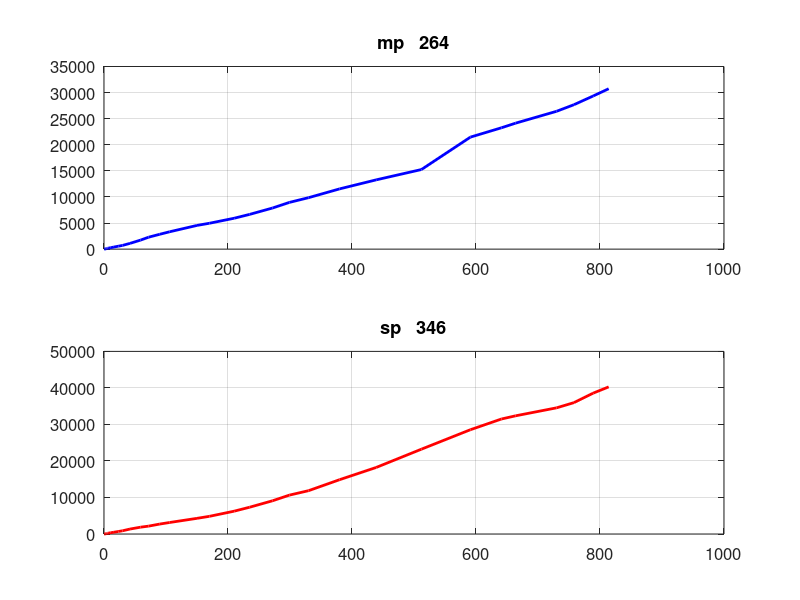
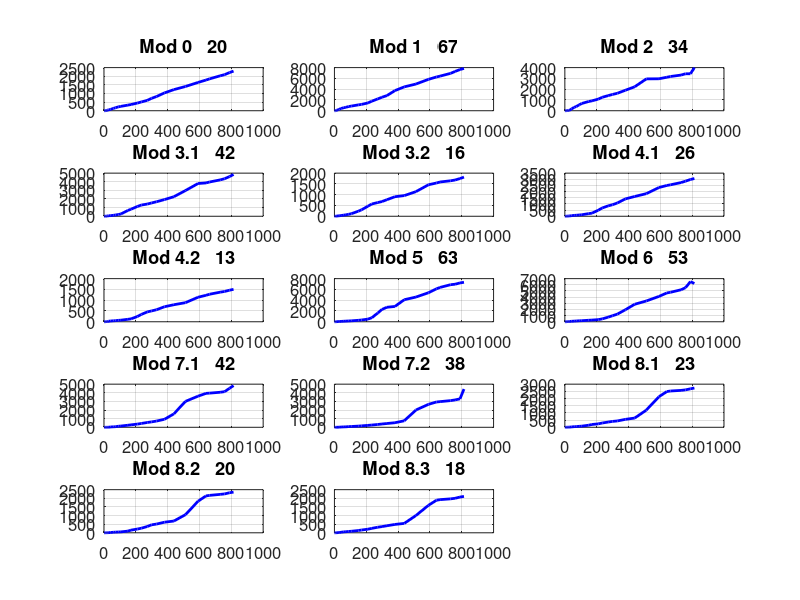

Recreate these plots in MATLAB, in order.
% Zweb.m

clear all
close all
clc

t(1) = datenum(2018,2,9); mp(1) = 13567; sp(1) = 13063;
s02(1) = 10000; s10(1) = 10000; s20(1) = 10000; s31(1) = 10000;s32(1) = 10000;
s41(1) = 10000; s42(1) = 10000; s50(1) = 10000; s60(1) = 10000;s71(1) = 10000;
s72(1) = 10000; s81(1) = 10000; s82(1) = 10000; s83(1) = 10000;

c = 2; t(c) = datenum(2018,2,10); mp(c) = 13567; sp(c) = 13063;
s02(c) = 10000; s10(c) = 10000; s20(c) = 10000; s31(c) = 10000;s32(c) = 10000;
s41(c) = 10000; s42(c) = 10000; s50(c) = 10000; s60(c) = 10000;s71(c) = 10000;
s72(c) = 10000; s81(c) = 10000; s82(c) = 10000; s83(c) = 10000;

c = 3; t(c) = datenum(2018,2,11); mp(c) = 13600; sp(c) = 13080;
s02(c) = 10000; s10(c) = 10000; s20(c) = 10000; s31(c) = 10000;s32(c) = 10000;
s41(c) = 10000; s42(c) = 10000; s50(c) = 10000; s60(c) = 10000;s71(c) = 10000;
s72(c) = 10000; s81(c) = 10000; s82(c) = 10000; s83(c) = 10000;

c = 4; t(c) = datenum(2018,2,12); mp(c) = 13614; sp(c) = 13111;
s02(c) = 10000; s10(c) = 10000; s20(c) = 10000; s31(c) = 10000;s32(c) = 10000;
s41(c) = 10000; s42(c) = 10000; s50(c) = 10000; s60(c) = 10000;s71(c) = 10000;
s72(c) = 10000; s81(c) = 10000; s82(c) = 10000; s83(c) = 10000;

c = 5; t(c) = datenum(2018,2,13); mp(c) = 13660; sp(c) = 13178;
s02(c) = 10000; s10(c) = 10000; s20(c) = 10000; s31(c) = 10000;s32(c) = 10000;
s41(c) = 10000; s42(c) = 10000; s50(c) = 10000; s60(c) = 10000;s71(c) = 10000;
s72(c) = 10000; s81(c) = 10000; s82(c) = 10000; s83(c) = 10000;


c = 6; t(c) = datenum(2018,2,14); mp(c) = 13683; sp(c) = 13212;
s02(c) = 10000; s10(c) = 10000; s20(c) = 10000; s31(c) = 10000;s32(c) = 10000;
s41(c) = 10000; s42(c) = 10000; s50(c) = 10000; s60(c) = 10000;s71(c) = 10000;
s72(c) = 10000; s81(c) = 10000; s82(c) = 10000; s83(c) = 10000;

c = 7; t(c) = datenum(2018,2,15); mp(c) = 13731; sp(c) = 13272;
s02(c) = 10000; s10(c) = 10000; s20(c) = 10000; s31(c) = 10000;s32(c) = 10000;
s41(c) = 10000; s42(c) = 10000; s50(c) = 10000; s60(c) = 10000;s71(c) = 10000;
s72(c) = 10000; s81(c) = 10000; s82(c) = 10000; s83(c) = 10000;

c = 8; t(c) = datenum(2018,2,17); mp(c) = 13783; sp(c) = 13333;
s02(c) = 10001; s10(c) = 10001; s20(c) = 10001; s31(c) = 10001;s32(c) = 10001;
s41(c) = 10001; s42(c) = 10001; s50(c) = 10001; s60(c) = 10001;s71(c) = 10001;
s72(c) = 10001; s81(c) = 10001; s82(c) = 10001; s83(c) = 10001;

c = 9; t(c) = datenum(2018,2,20); mp(c) = 13840; sp(c) = 13410;
s02(c) = 10007; s10(c) = 10043; s20(c) = 10008; s31(c) = 10006;s32(c) = 10006;
s41(c) = 10005; s42(c) = 10004; s50(c) = 10005; s60(c) = 10014;s71(c) = 10002;
s72(c) = 10003; s81(c) = 10005; s82(c) = 10003; s83(c) = 10004;

c = 10; t(c) = datenum(2018,2,25); mp(c) = 13965; sp(c) = 13551;
s02(c) = 10019; s10(c) = 10109; s20(c) = 10018; s31(c) = 10021;s32(c) = 10012;
s41(c) = 10012; s42(c) = 10008; s50(c) = 10020; s60(c) = 10026;s71(c) = 10003;
s72(c) = 10005; s81(c) = 10006; s82(c) = 10004; s83(c) = 10005;

c = 11; t(c) = datenum(2018,3,4); mp(c) = 14121; sp(c) = 13744;
s02(c) = 10034; s10(c) = 10184; s20(c) = 10039; s31(c) = 10030;s32(c) = 10016;
s41(c) = 10021; s42(c) = 10012; s50(c) = 10033; s60(c) = 10036;s71(c) = 10004;
s72(c) = 10009; s81(c) = 10007; s82(c) = 10005; s83(c) = 10010;

c = 12; t(c) = datenum(2018,3,11); mp(c) = 14279; sp(c) = 13950;
s02(c) = 10055; s10(c) = 10276; s20(c) = 10039; s31(c) = 10065;s32(c) = 10022;
s41(c) = 10025; s42(c) = 10027; s50(c) = 10046; s60(c) = 10057;s71(c) = 10010;
s72(c) = 10012; s81(c) = 10012; s82(c) = 10009; s83(c) = 10015;

c = 13; t(c) = datenum(2018,3,23); mp(c) = 14669; sp(c) = 14421;
s02(c) = 10079; s10(c) = 10420; s20(c) = 10167; s31(c) = 10070;s32(c) = 10032;
s41(c) = 10048; s42(c) = 10036; s50(c) = 10071; s60(c) = 10080;s71(c) = 10040;
s72(c) = 10032; s81(c) = 10026; s82(c) = 10018; s83(c) = 10032;

c = 14; t(c) = datenum(2018,4,09); mp(c) = 15294; sp(c) = 14933;
s02(c) = 10137; s10(c) = 10563; s20(c) = 10322; s31(c) = 10110;s32(c) = 10054;
s41(c) = 10072; s42(c) = 10046; s50(c) = 10103; s60(c) = 10107;s71(c) = 10056;
s72(c) = 10048; s81(c) = 10044; s82(c) = 10032; s83(c) = 10056;

c = 15; t(c) = datenum(2018,4,22); mp(c) = 15852; sp(c) = 15221;
s02(c) = 10172; s10(c) = 10641; s20(c) = 10390; s31(c) = 10146;s32(c) = 10066;
s41(c) = 10082; s42(c) = 10051; s50(c) = 10123; s60(c) = 10128;s71(c) = 10066;
s72(c) = 10052; s81(c) = 10048; s82(c) = 10039; s83(c) = 10061;

c = 16; t(c) = datenum(2018,5,10); mp(c) = 16413; sp(c) = 15789;
s02(c) = 10226; s10(c) = 10783; s20(c) = 10549; s31(c) = 10202; s32(c) = 10093;
s41(c) = 10103; s42(c) = 10067; s50(c) = 10152; s60(c) = 10162; s71(c) = 10122;
s72(c) = 10082; s81(c) = 10069; s82(c) = 10047; s83(c) = 10081;

c = 17; t(c) = datenum(2018,5,26); mp(c) = 16893; sp(c) = 16217;
s02(c) = 10254; s10(c) = 10862; s20(c) = 10673; s31(c) = 10265; s32(c) = 10117;
s41(c) = 10121; s42(c) = 10074; s50(c) = 10174; s60(c) = 10173; s71(c) = 10144;
s72(c) = 10092; s81(c) = 10079; s82(c) = 10053; s83(c) = 10089;

c = c+1; t(c) = datenum(2018,7,9); mp(c) = 18108; sp(c) = 17352;
s02(c) = 10326; s10(c) = 11085; s20(c) = 10858; s31(c) = 10672; s32(c) = 10234;
s41(c) = 10215; s42(c) = 10115; s50(c) = 10271; s60(c) = 10248; s71(c) = 10238;
s72(c) = 10137; s81(c) = 10145; s82(c) = 10098; s83(c) = 10132;

c = c+1; t(c) = datenum(2018,7,29); mp(c) = 18521; sp(c) = 17901;
s02(c) = 10361; s10(c) = 11176; s20(c) = 10916; s31(c) = 10819; s32(c) = 10297;
s41(c) = 10249; s42(c) = 10135; s50(c) = 10328; s60(c) = 10274; s71(c) = 10283;
s72(c) = 10166; s81(c) = 10195; s82(c) = 10155; s83(c) = 10161;

c = c+1; t(c) = datenum(2018,9,7); mp(c) = 19485; sp(c) = 19315;
s02(c) = 10445; s10(c) = 11441; s20(c) = 11079; s31(c) = 11136; s32(c) = 10464;
s41(c) = 10491; s42(c) = 10245; s50(c) = 10490; s60(c) = 10348; s71(c) = 10369;
s72(c) = 10222; s81(c) = 10238; s82(c) = 10218; s83(c) = 10209;

c = c+1; t(c) = datenum(2018,10,2); mp(c) = 20226; sp(c) = 20400;
s02(c) = 10510; s10(c) = 11769; s20(c) = 11249; s31(c) = 11302; s32(c) = 10569;
s41(c) = 10674; s42(c) = 10342; s50(c) = 10748; s60(c) = 10467; s71(c) = 10445;
s72(c) = 10261; s81(c) = 10298; s82(c) = 10267; s83(c) = 10258;

c = c+1; t(c) = datenum(2018,11,8); mp(c) = 21449; sp(c) = 22171;
s02(c) = 10602; s10(c) = 12192; s20(c) = 11401; s31(c) = 11413; s32(c) = 10635;
s41(c) = 10843; s42(c) = 10457; s50(c) = 11612; s60(c) = 10750; s71(c) = 10556;
s72(c) = 10326; s81(c) = 10364; s82(c) = 10365; s83(c) = 10323;

c = c+1; t(c) = datenum(2018,12,5); mp(c) = 22518; sp(c) = 23707;
s02(c) = 10719; s10(c) = 12506; s20(c) = 11510; s31(c) = 11542; s32(c) = 10683;
s41(c) = 10934; s42(c) = 10503; s50(c) = 12291; s60(c) = 10978; s71(c) = 10627;
s72(c) = 10382; s81(c) = 10409; s82(c) = 10463; s83(c) = 10360;

c = c+1; t(c) = datenum(2019,1,5); mp(c) = 23427; sp(c) = 24930;
s02(c) = 10823; s10(c) = 12809; s20(c) = 11620; s31(c) = 11681; s32(c) = 10768;
s41(c) = 11078; s42(c) = 10558; s50(c) = 12691; s60(c) = 11242; s71(c) = 10721;
s72(c) = 10438; s81(c) = 10441; s82(c) = 10506; s83(c) = 10409;

c = c+1; t(c) = datenum(2019,2,24); mp(c) = 25111; sp(c) = 27936;
s02(c) = 11034; s10(c) = 13733; s20(c) = 11899; s31(c) = 11934; s32(c) = 10905;
s41(c) = 11407; s42(c) = 10697; s50(c) = 12843; s60(c) = 11948; s71(c) = 10928;
s72(c) = 10528; s81(c) = 10551; s82(c) = 10614; s83(c) = 10485;

c = c+1; t(c) = datenum(2019,4,24); mp(c) = 26840; sp(c) = 31283;
s02(c) = 11224; s10(c) = 14430; s20(c) = 12222; s31(c) = 12264; s32(c) = 10958;
s41(c) = 11605; s42(c) = 10790; s50(c) = 14093; s60(c) = 12843; s71(c) = 11554;
s72(c) = 10754; s81(c) = 10642; s82(c) = 10682; s83(c) = 10545;

c = c+1; t(c) = datenum(2019,7,6); mp(c) = 28819; sp(c) = 36289;
s02(c) = 11406; s10(c) = 14950; s20(c) = 12954; s31(c) = 12981; s32(c) = 11141;
s41(c) = 11834; s42(c) = 10886; s50(c) = 14582; s60(c) = 13377; s71(c) = 13004;
s72(c) = 12003; s81(c) = 11196; s82(c) = 11051; s83(c) = 11001;

c = c+1; t(c) = datenum(2019,9,23); mp(c) = 35032; sp(c) = 41617;
s02(c) = 11640; s10(c) = 15822; s20(c) = 12963; s31(c) = 13795; s32(c) = 11460;
s41(c) = 12330; s42(c) = 11137; s50(c) = 15386; s60(c) = 14112; s71(c) = 13607;
s72(c) = 12660; s81(c) = 12126; s82(c) = 11830; s83(c) = 11594;

c = c+1; t(c) = datenum(2019,11,12); mp(c) = 36820; sp(c) = 44548;
s02(c) = 11779; s10(c) = 16261; s20(c) = 13107; s31(c) = 13862; s32(c) = 11542;
s41(c) = 12498; s42(c) = 11228 ; s50(c) = 16109; s60(c) = 14681; s71(c) = 13932;
s72(c) = 12933; s81(c) = 12486; s82(c) = 12138; s83(c) = 11888;

c = c+1; t(c) = datenum(2019,12,05); mp(c) = 37712; sp(c) = 45429;
s02(c) = 11849; s10(c) = 16422; s20(c) = 13175; s31(c) = 13974; s32(c) = 11589;
s41(c) = 12552; s42(c) = 11278 ; s50(c) = 16373; s60(c) = 14785; s71(c) = 13960;
s72(c) = 12974; s81(c) = 12523; s82(c) = 12170; s83(c) = 11922;

c = c+1; t(c) = datenum(2020,02,09); mp(c) = 39982; sp(c) = 47610;
s02(c) = 12025; s10(c) = 16932; s20(c) = 13308; s31(c) = 14214; s32(c) = 11645;
s41(c) = 12733; s42(c) = 11372 ;s50(c) = 16876; s60(c) = 15193; s71(c) = 14060;
s72(c) = 13092; s81(c) = 12566; s82(c) = 12227; s83(c) = 11968;

c = c+1; t(c) = datenum(2020,03,08); mp(c) = 41246; sp(c) = 49033;
s02(c) = 12092; s10(c) = 17286; s20(c) = 13428; s31(c) = 14352; s32(c) = 11680;
s41(c) = 12846; s42(c) = 11406 ;s50(c) = 16962; s60(c) = 15531; s71(c) = 14131;
s72(c) = 13171; s81(c) = 12602; s82(c) = 12254; s83(c) = 12000;

c = c+1; t(c) = datenum(2020,04,08); mp(c) = 42914; sp(c) = 51632;
s02(c) = 12212; s10(c) = 17637; s20(c) = 13428; s31(c) = 14600; s32(c) = 11748;
s41(c) = 12982; s42(c) = 11464; s50(c) = 17203; s60(c) = 16508; s71(c) = 14520;
s72(c) = 13297; s81(c) = 12675; s82(c) = 12323; s83(c) = 12072;

c = c+1; t(c) = datenum(2020,05,03); mp(c) = 44303; sp(c) = 53343;
s02(c) = 12297; s10(c) = 17846; s20(c) = 13991; s31(c) = 14847; s32(c) = 11814;
s41(c) = 13062; s42(c) = 11503; s50(c) = 17323; s60(c) = 16214; s71(c) = 14833;
s72(c) = 14430; s81(c) = 12731; s82(c) = 12358; s83(c) = 12109;

% ========================================================================
figure(1)
pos = [0.07 0.05 0.28 0.47];
   set(gcf,'Units','normalized');
   set(gcf,'Position',pos);
   set(gcf,'color','w'); 

subplot(2,1,1)
  xP = t(1:end)-t(1); yP = mp(1:end)-mp(1);
  plot(xP,yP,'b','lineWidth',2);
  grid on
  rate = (mp(end)-mp(1)) / (t(end)-t(1));
  rate = num2str(7*rate,'%3.0f');
  tm1 = 'mp   ';
  tm2 = rate;
  tm = [tm1 tm2];
  title(tm);
  set(gca,'fontsize',12);
  
  subplot(2,1,2)
  xP = t(1:end)-t(1); yP = sp(1:end)-sp(1);
  plot(xP,yP,'r','lineWidth',2)
  grid on
  rate = (sp(end)-sp(1)) / (t(end)-t(1));
  rate = num2str(7*rate,'%3.0f');
  tm1 = 'sp   ';
  tm2 = rate;
  tm = [tm1 tm2];
  title(tm); 
  set(gca,'fontsize',12);
  
  
 
figure(2)   % ============================================================
   pos = [0.37 0.05 0.58 0.67];
   set(gcf,'Units','normalized');
   set(gcf,'Position',pos);
   set(gcf,'color','w'); 

subplot(5,3,1)
  xP = t(1:end)-t(1); yP = s02(1:end) - s02(1);
  plot(xP,yP,'b','lineWidth',2);
  grid on
  rate = (s02(end) - s02(1)) / (t(end)-t(1));
  rate = num2str(7*rate,'%3.0f');
  tm1 = 'Mod 0   ';
  tm2 = rate;
  tm = [tm1 tm2];
  title(tm);
  set(gca,'fontsize',12);
  
subplot(5,3,2)
  xP = t(1:end)-t(1); yP = s10(1:end)-s10(1);
  plot(xP,yP,'b','lineWidth',2)
  grid on
  rate = (s10(end)-s10(1)) / (t(end)-t(1));
  rate = num2str(7*rate,'%3.0f');
  tm1 = 'Mod 1   ';
  tm2 = rate;
  tm = [tm1 tm2];
  title(tm); 
  set(gca,'fontsize',12);
 
subplot(5,3,3)
  xP = t(1:end)-t(1); yP = s20(1:end) - s20(1);
  plot(xP,yP,'b','lineWidth',2);
  grid on
  rate = (s20(end) - s20(1)) / (t(end)-t(1));
  rate = num2str(7*rate,'%3.0f');
  tm1 = 'Mod 2   ';
  tm2 = rate;
  tm = [tm1 tm2];
  title(tm);
  set(gca,'fontsize',12);
  
subplot(5,3,4)
  xP = t(1:end)-t(1); yP = s31(1:end)-s31(1);
  plot(xP,yP,'b','lineWidth',2)
  grid on
  rate = (s31(end)-s31(1)) / (t(end)-t(1));
  rate = num2str(7*rate,'%3.0f');
  tm1 = 'Mod 3.1   ';
  tm2 = rate;
  tm = [tm1 tm2];
  title(tm); 
  set(gca,'fontsize',12);
  
subplot(5,3,5)
  xP = t(1:end)-t(1); yP = s32(1:end) - s32(1);
  plot(xP,yP,'b','lineWidth',2);
  grid on
  rate = (s32(end) - s32(1)) / (t(end)-t(1));
  rate = num2str(7*rate,'%3.0f');
  tm1 = 'Mod 3.2   ';
  tm2 = rate;
  tm = [tm1 tm2];
  title(tm);
  set(gca,'fontsize',12);
  
subplot(5,3,6)
  xP = t(1:end)-t(1); yP = s41(1:end) - s41(1);
  plot(xP,yP,'b','lineWidth',2)
  grid on
  rate = (s41(end) - s41(1)) / (t(end)-t(1));
  rate = num2str(7*rate,'%3.0f');
  tm1 = 'Mod 4.1   ';
  tm2 = rate;
  tm = [tm1 tm2];
  title(tm);
  set(gca,'fontsize',12);
  
subplot(5,3,7)
  xP = t(1:end)-t(1); yP = s42(1:end) - s42(1);
  plot(xP,yP,'b','lineWidth',2);
  grid on
  rate = (s42(end) - s42(1)) / (t(end)-t(1));
  rate = num2str(7*rate,'%3.0f');
  tm1 = 'Mod 4.2   ';
  tm2 = rate;
  tm = [tm1 tm2];
  title(tm);
  set(gca,'fontsize',12);
  
subplot(5,3,8)
  xP = t(1:end)-t(1); yP = s50(1:end)-s50(1);
  plot(xP,yP,'b','lineWidth',2)
  grid on
  rate = (s50(end)-s50(1)) / (t(end)-t(1));
  rate = num2str(7*rate,'%3.0f');
  tm1 = 'Mod 5   ';
  tm2 = rate;
  tm = [tm1 tm2];
  title(tm); 
  set(gca,'fontsize',12); 

subplot(5,3,9)
  xP = t(1:end)-t(1); yP = s60(1:end) - s60(1);
  plot(xP,yP,'b','lineWidth',2);
  grid on
  rate = (s60(end) - s60(1)) / (t(end)-t(1));
  rate = num2str(7*rate,'%3.0f');
  tm1 = 'Mod 6   ';
  tm2 = rate;
  tm = [tm1 tm2];
  title(tm);
  set(gca,'fontsize',12);
  
subplot(5,3,10)
  xP = t(1:end)-t(1); yP = s71(1:end) - s71(1);
  plot(xP,yP,'b','lineWidth',2);
  grid on
  rate = (s71(end) - s71(1)) / (t(end)-t(1));
  rate = num2str(7*rate,'%3.0f');
  tm1 = 'Mod 7.1   ';
  tm2 = rate;
  tm = [tm1 tm2];
  title(tm);
  set(gca,'fontsize',12);
  
subplot(5,3,11)
  xP = t(1:end)-t(1); yP = s72(1:end)-s72(1);
  plot(xP,yP,'b','lineWidth',2)
  grid on
  rate = (s72(end)-s72(1)) / (t(end)-t(1));
  rate = num2str(7*rate,'%3.0f');
  tm1 = 'Mod 7.2   ';
  tm2 = rate;
  tm = [tm1 tm2];
  title(tm); 
  set(gca,'fontsize',12);
  
subplot(5,3,12)
  xP = t(1:end)-t(1); yP = s81(1:end)-s81(1);
  plot(xP,yP,'b','lineWidth',2)
  grid on
  rate = (s81(end)-s81(1)) / (t(end)-t(1));
  rate = num2str(7*rate,'%3.0f');
  tm1 = 'Mod 8.1   ';
  tm2 = rate;
  tm = [tm1 tm2];
  title(tm); 
  set(gca,'fontsize',12); 
  
subplot(5,3,13)
  xP = t(1:end)-t(1); yP = s82(1:end) - s82(1);
  plot(xP,yP,'b','lineWidth',2);
  grid on
  rate = (s82(end) - s82(1)) / (t(end)-t(1));
  rate = num2str(7*rate,'%3.0f');
  tm1 = 'Mod 8.2   ';
  tm2 = rate;
  tm = [tm1 tm2];
  title(tm);
  set(gca,'fontsize',12);
  
subplot(5,3,14)
  xP = t(1:end)-t(1); yP = s83(1:end)-s83(1);
  plot(xP,yP,'b','lineWidth',2)
  grid on
  rate = (s83(end)-s83(1)) / (t(end)-t(1));
  rate = num2str(7*rate,'%3.0f');
  tm1 = 'Mod 8.3   ';
  tm2 = rate;
  tm = [tm1 tm2];
  title(tm); 
  set(gca,'fontsize',12);  
  
